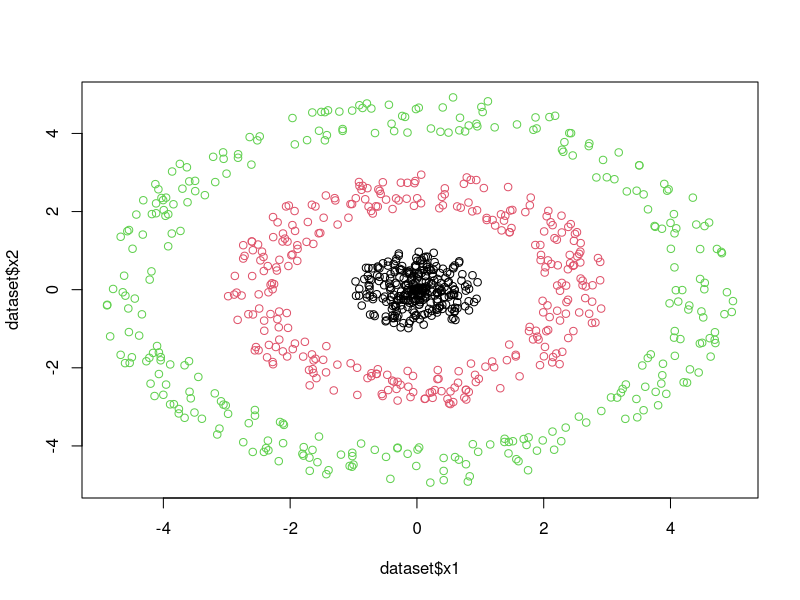

This figure's R source:
####################################################################
# Machine Learning - MIRI Master
# Lluís A. Belanche

# LAB 9: Kernel methods: the SVM (Part 2)
# version of April 2016
####################################################################


####################################################################
## Exercise: Playing with the SVM for classification and 2D data (3 classes)
####################################################################

N <- 300

circle.data <- function(N) 
{
  angles = runif(3*N)*2*pi
  norms = c(runif(N), runif(N) + 2, runif(N) + 4)
  x = sin(angles)*norms
  y = cos(angles)*norms
  c = factor(c(rep(1,N), rep(2,N), rep(3,N)))
  data.frame(x1=x, x2=y, target=c)
}

## let's generate the data
dataset <- circle.data (N)

## let's plot the data and the 3 classes
plot(dataset$x1,dataset$x2, col=as.factor(dataset$target))

## For multiclass-classification with k levels, k>2, this svm uses the ‘one-against-one’ approach, 
## in which k(k-1)/2 binary classifiers are trained; the appropriate class is found by a voting scheme


## Do the following (in separate sections)

# 1. Decide beforehand which kernel function could work better
#    Hint: have a look at the way the data is generated and specially the plot
# 2. Split the data into learning (2/3) and test (1/3)
# 3. Fit several svms with different kernels and evaluate their cross-validation error
# 4. You can use either svm() in {e1071} or ksvm() in {kernlab} (recommended)
#    Note that the cross-validation error is cross(), have a look at the help for ksvm()!
# 5. Choose your best model by playing a little bit with the C parameter
# 6. Refit it using the whole learning part
# 7. Use this model to predict the test part anf give a final prediction error

# Your code starts here ...
